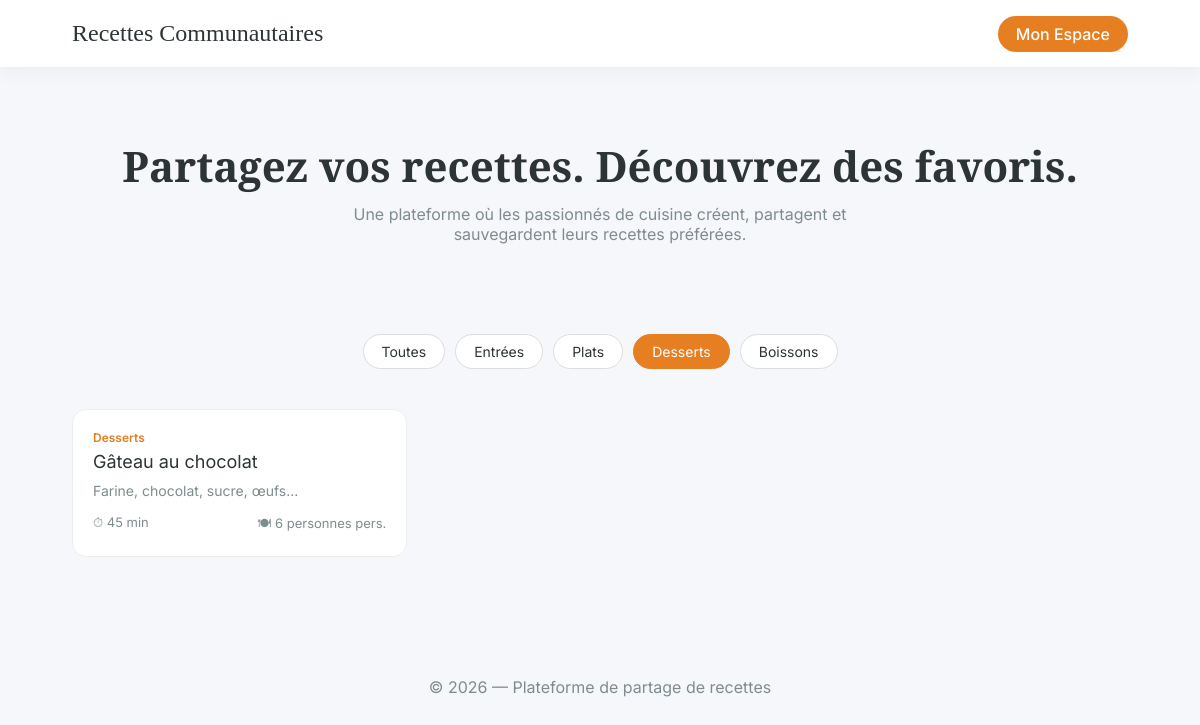
/views/recipes/home.php?category=3 (signed in), run on the app's committed database.
### tables this page shows
create table categories(
    id int auto_increment primary key,
    name enum ("Entrées","Plats","Desserts","Boissons") not null
);

create table recette(
    id int auto_increment primary key,
    users_id int,
    categories_id int,
    title varchar(150) not null,
    create_time timestamp NOT NULL DEFAULT current_timestamp(),
    temp_de_production varchar(100),
    ingredient varchar(255),
    instructions varchar(255),
    portions varchar(100),
    foreign key (users_id)references users(id) on delete cascade,
    foreign key (categories_id)references categories(id) on delete cascade
);

### config/db.php (called while the page is built)
<?php
class Database
{
    private $host = 'localhost';
    private $dbname = 'recette_manager';
    private $user = 'root';
    private $pass = '';
    private static $instance = null;
    private $conn;
    private function __construct()
    {
        try {
            $this->conn = new PDO(
                'mysql:host=' . $this->host . ';dbname=' . $this->dbname,
                $this->user,
                $this->pass
            );
            $this->conn->setAttribute(PDO::ATTR_ERRMODE, PDO::ERRMODE_EXCEPTION);
        } catch (PDOException $e) {
            die("Connection error: " . $e->getMessage());
        }
    }
    public static function getInstance()
    {
        if (self::$instance === null) {
            self::$instance = new Database();
        }
        return self::$instance;
    }
    public function getConnection()
    {
        return $this->conn;
    }
}
?>

### models/category.php (called while the page is built)
<?php
require_once __DIR__ . '/../config/db.php';
class Category_model
{
    private $pdo;
    public function __construct()
    {
        $this->pdo = Database::getInstance()->getConnection();
    }
    public function getCategories()
    {
        $stmt = $this->pdo->query("SELECT id, name FROM categories");
        return $stmt->fetchAll(PDO::FETCH_ASSOC);
    }
}

### models/recipe.php (called while the page is built, shortened)
<?php
require_once __DIR__ . '/../config/db.php';
class Recette_model
{
    private $pdo;
    function __construct()
    {
        $this->pdo = Database::getInstance()->getConnection();
    }
    public function getAllRecipes($category_id = null)
    {
        $sql = "SELECT r.*, c.name as category_name, u.username as chef_name
                FROM recette r
                LEFT JOIN categories c ON r.categories_id = c.id
                LEFT JOIN users u ON r.users_id = u.id";
        $params = [];
        if ($category_id) {
            $sql .= " WHERE r.categories_id = ?";
            $params[] = $category_id;
        }
        $sql .= " ORDER BY r.create_time DESC";
        $stmt = $this->pdo->prepare($sql);
        $stmt->execute($params);
        return $stmt->fetchAll(PDO::FETCH_ASSOC);
    }
}

### views/recipes/home.php (the view, shortened to what this page needs)
<?php
require_once __DIR__ . '/../../models/category.php';
require_once __DIR__ . '/../../models/recipe.php';
$is_logged_in = isset($_SESSION['user_id']);
$categoryModel = new Category_model();
$categories = $categoryModel->getCategories();
$recipeModel = new Recette_model();
$filter_category = isset($_GET['category']) ? (int)$_GET['category'] : null;
$filtered_recipes = $recipeModel->getAllRecipes($filter_category);
?>
<!DOCTYPE html>
<html lang="fr">
<head>
</head>
<body>
<header>
  <a href="home.php" class="logo">Recettes Communautaires</a>
  <div class="nav">
    <?php if ($is_logged_in): ?>
      <a href="dashboard.php" class="btn">Mon Espace</a>
    <?php else: ?>
      <a href="../auth/login.php">Connexion</a>
      <a href="../auth/register.php" class="btn">Inscription</a>
    <?php endif; ?>
  </div>
</header>
<section class="hero">
  <h1>Partagez vos recettes. Découvrez des favoris.</h1>
  <p>Une plateforme où les passionnés de cuisine créent, partagent et sauvegardent leurs recettes préférées.</p>
</section>
<div class="category-filter">
  <a href="home.php#menu" class="category-btn <?php echo !$filter_category ? 'active' : ''; ?>">Toutes</a>
  <?php foreach ($categories as $cat): ?>
    <a href="home.php?category=<?php echo $cat['id']; ?>#menu"
       class="category-btn <?php echo $filter_category === $cat['id'] ? 'active' : ''; ?>">
       <?php echo htmlspecialchars($cat['name']); ?>
    </a>
  <?php endforeach; ?>
</div>
<?php if (empty($filtered_recipes)): ?>
  <p style="text-align:center;color:var(--muted)">Aucune recette trouvée.</p>
<?php else: ?>
<div class="recipes-grid">
  <?php foreach ($filtered_recipes as $recipe): ?>
  <div class="recipe-card-public"
       onclick='openRecipeDetail(<?php echo json_encode($recipe, JSON_HEX_TAG | JSON_HEX_APOS | JSON_HEX_QUOT | JSON_HEX_AMP); ?>)'>
    <div class="recipe-category"><?php echo htmlspecialchars($recipe['category_name']); ?></div>
    <div class="recipe-title"><?php echo htmlspecialchars($recipe['title']); ?></div>
    <div class="recipe-description">
      <?php echo htmlspecialchars(substr($recipe['ingredient'] ?? '',0,90)); ?>...
    </div>
    <div class="recipe-meta">
      <span>⏱ <?php echo $recipe['temp_de_production']; ?></span>
      <span>🍽 <?php echo $recipe['portions']; ?> pers.</span>
    </div>
  </div>
  <?php endforeach; ?>
</div>
<?php endif; ?>
<footer>
  © <?php echo date('Y'); ?> — Plateforme de partage de recettes
</footer>
</body>
</html>

### views/recipes/home.php (style rules this page uses)
:root { --bg:#f6f7fb; --card:#ffffff; --primary:#e67e22; --text:#2d3436; --muted:#7f8c8d; --radius:14px; }
* { box-sizing:border-box;margin:0;padding:0 }
body { font-family:'Inter',sans-serif; background:var(--bg); color:var(--text); }
header { display:flex; justify-content:space-between; align-items:center; padding:20px 6%; background:#fff; box-shadow:0 4px 20px rgba(0,0,0,0.05); position:sticky; top:0; z-index:100; }
.logo { font-family:'Playfair Display',serif; font-size:24px; text-decoration:none; color:var(--text); }
.nav a { margin-left:15px; text-decoration:none; font-weight:500; }
.btn { background:var(--primary); color:#fff; padding:8px 18px; border-radius:30px; }
.hero { text-align:center; padding:70px 20px 50px; }
.hero h1 { font-family:'Playfair Display',serif; font-size:42px; margin-bottom:10px; }
.hero p { color:var(--muted); max-width:600px; margin:auto; }
.category-filter { margin:40px 0; display:flex; justify-content:center; flex-wrap:wrap; gap:10px; }
.category-btn { padding:8px 18px; border-radius:30px; border:1px solid #ddd; text-decoration:none; color:var(--text); background:#fff; font-size:14px; }
.category-btn.active, .category-btn:hover { background:var(--primary); color:#fff; border-color:var(--primary); }
.recipes-grid { padding:0 6% 80px; display:grid; grid-template-columns:repeat(auto-fill,minmax(280px,1fr)); gap:25px; }
.recipe-card-public { background:var(--card); border-radius:var(--radius); padding:20px; cursor:pointer; transition:.25s; border:1px solid #eee; }
.recipe-category { font-size:12px; color:var(--primary); font-weight:600; margin-bottom:6px; }
.recipe-title { font-size:18px; margin-bottom:10px; }
.recipe-description { font-size:14px; color:var(--muted); margin-bottom:15px; }
.recipe-meta { font-size:13px; display:flex; justify-content:space-between; color:var(--muted); }
footer { text-align:center; padding:40px 20px; color:var(--muted); }

### data on the page
categories: name "Entrées"
categories: name "Plats"
categories: name "Desserts"
categories: name "Boissons"
recette: categories.name "Desserts", title "Gâteau au chocolat", ingredient "Farine, chocolat, sucre, œufs", temp_de_production "45 min", portions "6 personnes"
